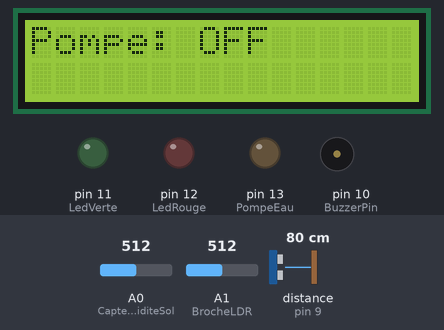
Bench run of a sketch on a simulated Arduino Uno, built with avr-gcc and run on an emulated ATmega328P. On the bench: 16×2 character LCD, output pins drawn as LEDs (lit = HIGH), buzzer (waves = sounding). Wiring (inferred from the names in the program): ultrasonic range finder: trigger pin 8; echo pin 9. The test bench sets the inputs (shaded band); at power-on: distance to the obstacle (sensor on pin 9) 80 cm, A0 (CapteurHumiditeSol) = 512, A1 (BrocheLDR) = 512. The echo pulse lasts 58.3 µs per cm; pins used as bus, display or sensor lines are not drawn; what the sketch prints to the serial monitor is not drawn.

Above: at 8.1 s.
8.2 s: distance to the obstacle (sensor on pin 9) set to 12 cm
12.2 s: distance to the obstacle (sensor on pin 9) set to 9 cm
At 15.9 s:
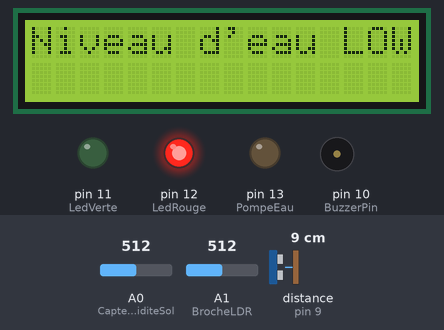
16.2 s: A0 (CapteurHumiditeSol) set to 716
At 18.7 s:
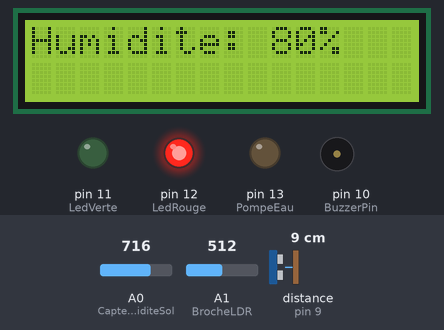
20.2 s: A0 (CapteurHumiditeSol) set to 900
At 23.8 s:
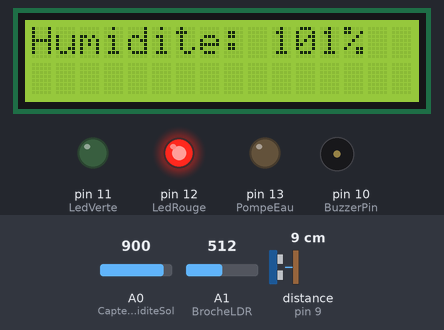
24.2 s: distance to the obstacle (sensor on pin 9) set to 18 cm
At 28.0 s:
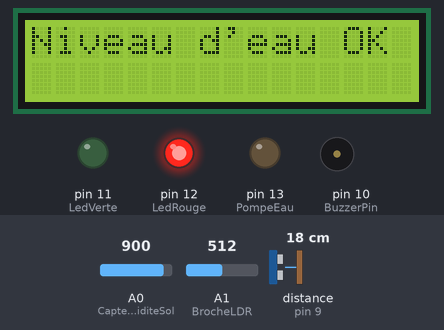
28.2 s: A0 (CapteurHumiditeSol) set to 454
At 30.7 s:
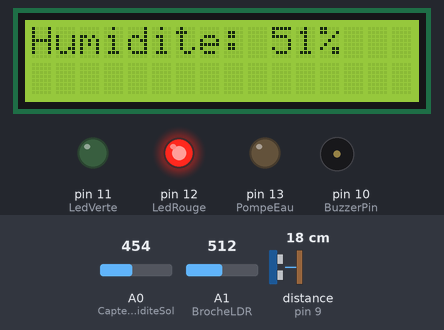
32.2 s: A0 (CapteurHumiditeSol) set to 436
At 38.3 s:
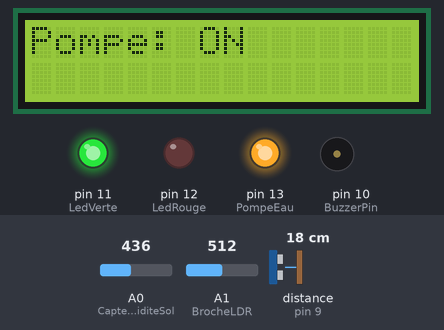
Timing chart, 0 to 39.8 s (numbered marks = the images above; inputs shaded):
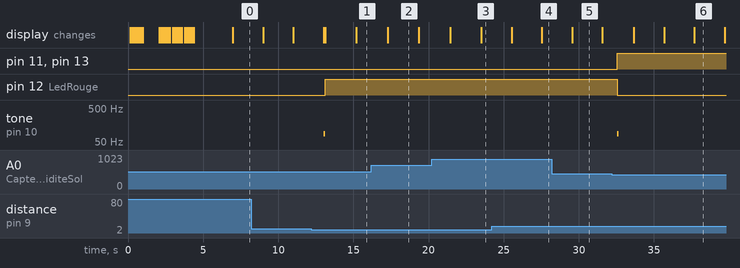

The sketch:

automated_plant_watering_system_project_final1.ino
```cpp
#include <LiquidCrystal.h>

const int BuzzerPin = 10;               // Broche du buzzer
const int LedRouge = 12;                // Broche de la LED rouge
const int LedVerte = 11;                // Broche de la LED verte
const int CapteurHumiditeSol = A0;      // Broche du capteur d'humidité du sol
const int PompeEau = 13;                // Broche de la pompe à eau
const int BrocheLDR = A1;               // Broche du capteur de lumière (LDR)

LiquidCrystal lcd(2, 3, 4, 5, 6, 7);    // Initialisation de l'écran LCD

unsigned long debutPompage = 0;         // Heure de début du pompage
unsigned long dureePompage = 0;         // Durée du pompage
bool pompeActive = false;               // État de la pompe
bool arrosageEffectue = false;          // Indicateur pour savoir si l'arrosage a été effectué
bool alerteNiveauEau = false;           // Alerte de niveau d'eau bas
int indexMessageActuel = 0;             // Index du message actuel affiché sur l'écran
unsigned long derniereMAJ = 0;          // Dernière mise à jour des messages

const int BrocheTrig = 8;               // Broche du Trig pour le capteur ultrason
const int BrocheEcho = 9;               // Broche de l'Echo pour le capteur ultrason

String messages[3];                     // Tableau des messages à afficher sur l'écran
long distanceEau; // Variable pour stocker la distance de niveau d'eau

void setup() {
  pinMode(PompeEau, OUTPUT);
  pinMode(LedRouge, OUTPUT);
  pinMode(LedVerte, OUTPUT);
  pinMode(BuzzerPin, OUTPUT);

  pinMode(BrocheTrig, OUTPUT);
  pinMode(BrocheEcho, INPUT);

  Serial.begin(9600);

  lcd.begin(16, 2);
  lcd.clear();

  // Affichage du message de bienvenue
  lcd.setCursor(0, 0);
  String messageBienvenue = "Bienvenue!";
  for (int i = 0; i < messageBienvenue.length(); i++) {
    lcd.print(messageBienvenue.charAt(i));
    delay(100);
  }
  delay(1000); // Pause de 1 seconde avant d'afficher les autres messages
  lcd.clear();

  // Affichage des messages principaux
  lcd.setCursor(0, 0);
  String message1 = "Arrosage Auto";
  String message2 = "Des Plantes";
  for (int i = 0; i < message1.length(); i++) {
    lcd.print(message1.charAt(i));
    delay(100);
  }
  lcd.setCursor(0, 1);
  for (int i = 0; i < message2.length(); i++) {
    lcd.print(message2.charAt(i));
    delay(100);
  }
  delay(2500);
  lcd.clear();

  // Initialisation des messages
  messages[0] = "Humidite:      ";
  messages[1] = "Pompe:          ";
  messages[2] = "Niveau d'eau OK";
}

void loop() {
  int valeurHumidite = analogRead(CapteurHumiditeSol);
  int pourcentageHumidite = map(valeurHumidite, 0, 876, 0, 99);
  int valeurLDR = analogRead(BrocheLDR);
  int niveauLuminosite = map(valeurLDR, 6, 679, 0, 100);

  // Mise à jour du message d'humidité
  messages[0] = "Humidite: " + String(pourcentageHumidite) + "%  ";

  // Mesure du niveau d'eau
  long duree;
  digitalWrite(BrocheTrig, LOW);
  delayMicroseconds(2);
  digitalWrite(BrocheTrig, HIGH);
  delayMicroseconds(10);
  digitalWrite(BrocheTrig, LOW);

  duree = pulseIn(BrocheEcho, HIGH);
  distanceEau = (duree * 0.034) / 2; // Mettre à jour la variable de distance du niveau d'eau

  // Affichage de l'humidité, luminosité et distance sur le moniteur série
  Serial.print("Humidite : ");
  Serial.print(pourcentageHumidite);
  Serial.print("% | Luminosite : ");
  Serial.print(niveauLuminosite);
  Serial.print("% | Distance : ");
  Serial.print(distanceEau);
  Serial.println(" cm");

  // Vérification du niveau d'eau
  if (distanceEau < 10) {
    if (!alerteNiveauEau) {
      lcd.setCursor(0, 1);
      lcd.print("Eau faible!     ");
      jouerSon();
      alerteNiveauEau = true;
    }
    messages[2] = "Niveau d'eau LOW ";
  } else {
    alerteNiveauEau = false;
    messages[2] = "Niveau d'eau OK   ";
  }

  // Mise à jour du message d'état de la pompe
  mettreAJourMessagePompe();

  // Affichage du message actuel en fonction du temps
  if (millis() - derniereMAJ >= 2000) {
    indexMessageActuel = (indexMessageActuel + 1) % 3;
    afficherMessage(messages[indexMessageActuel]);
    derniereMAJ = millis();
  }

  // Logique de contrôle de la pompe
  controlerPompe(pourcentageHumidite, niveauLuminosite);

  delay(1000);  // Attente
}

void afficherMessage(String message) {
  lcd.clear();
  lcd.setCursor(0, 0);
  lcd.print(message);
}

void mettreAJourMessagePompe() {
  messages[1] = "Pompe: " + String(pompeActive ? "ON" : "OFF");
}

void controlerPompe(int pourcentageHumidite, int niveauLuminosite) {
  if (distanceEau < 10) {
    pompeActive = false;
    digitalWrite(PompeEau, LOW);
    digitalWrite(LedVerte, LOW);
    digitalWrite(LedRouge, HIGH);
    Serial.println("Pompe arrêtée pour cause de niveau d'eau bas.");
    return;
  }

  if (!arrosageEffectue && pourcentageHumidite < 50) {
    dureePompage = (niveauLuminosite > 70) ? 20000 : 10000;
    debutPompage = millis();
    pompeActive = true;
    arrosageEffectue = true;
    digitalWrite(PompeEau, HIGH);
    digitalWrite(LedVerte, HIGH);
    digitalWrite(LedRouge, LOW);
    jouerSon();
    Serial.println("Pompe activée.");
  }

  if (pompeActive && millis() - debutPompage >= dureePompage) {
    digitalWrite(PompeEau, LOW);
    pompeActive = false;
    digitalWrite(LedVerte, LOW);
    digitalWrite(LedRouge, HIGH);
    Serial.println("Pompe désactivée.");

    lcd.clear();
    lcd.setCursor(0, 0);
    lcd.print("Arrosage termine");
    delay(2000);
  }
}

void jouerSon() {
  tone(BuzzerPin, 87, 100);
  delay(100);
  noTone(BuzzerPin);
}
```

Measured:
- the behaviour switches between 11 and 10 cm on distance to the obstacle (sensor on pin 9) (found by bisection; images 0 and 1)
- the behaviour switches between 443 and 442 on A0 (CapteurHumiditeSol) (found by bisection; images 5 and 6)
- after the input at 12.2 s, pin 12 (LedRouge): LOW → HIGH after 0.92 s; tone on pin 10 (BuzzerPin): silent → 87 Hz after 0.82 s, → silent 0.10 s later; the display: first changes after 0.82 s (image 1 shows a later state)
- after the input at 32.2 s, pin 11 (LedVerte), pin 13 (PompeEau): LOW → HIGH after 0.37 s; pin 12 (LedRouge): HIGH → LOW after 0.37 s; tone on pin 10 (BuzzerPin): silent → 87 Hz after 0.37 s, → silent 0.10 s later
- what the display in image 2 shows lasts 2.1 s, from 17.3 s to 19.4 s
- what the display in image 5 shows lasts 2.0 s, from 29.6 s to 31.6 s
